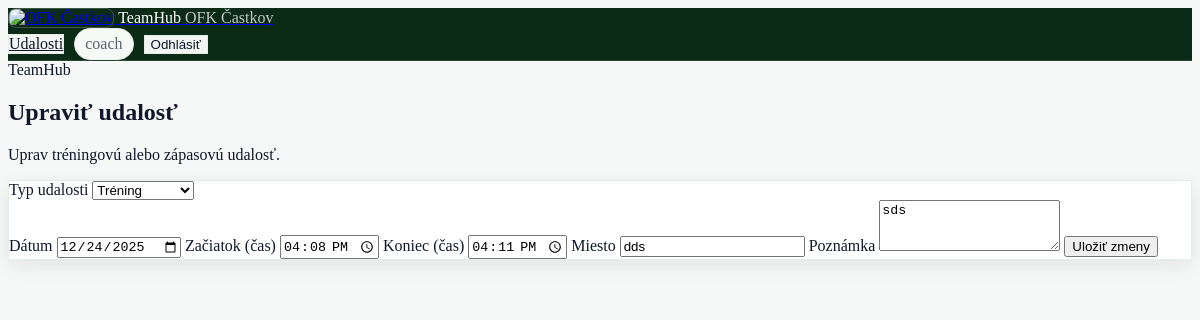
The page /events/3/edit (signed in) on the database its author committed.
### tables this page shows
CREATE TABLE events (
  id INTEGER PRIMARY KEY AUTOINCREMENT,
  event_type TEXT NOT NULL,   -- 'training' alebo 'match'
  date TEXT NOT NULL,         -- 'YYYY-MM-DD'
  time_from TEXT,             -- napr. '18:00'
  time_to TEXT,               -- napr. '19:30'
  location TEXT,
  note TEXT
);

### pages/events.py (the view)
@router.get("/{event_id}/edit", name="edit_event_ui")
async def edit_event_ui(
    event_id: int,
    request: Request,
    svc: EventsService = Depends(events_service),
    user: User = Depends(require_coach_or_admin),
):
    event = svc.get_event(event_id)
    if event is None:
        raise HTTPException(status_code=404, detail="Udalosť neexistuje")
    templates = request.app.state.templates
    form = {
        "event_type": event["event_type"],
        "date": event["date"],
        "time_from": event["time_from"] or "",
        "time_to": event["time_to"] or "",
        "location": event["location"] or "",
        "note": event["note"] or "",
    }
    return templates.TemplateResponse(
        "edit_event.html",
        {
            "request": request,
            "errors": [],
            "form": form,
            "user": user,
            "event_id": event_id,
        },
    )

### templates/edit_event.html (shortened to what this page needs)
{% extends "base.html" %}
{% block content %}
<div class="page">
  <div class="page__header">
    <div class="page__titles">
      <span class="page__kicker">TeamHub</span>
      <h2 class="page__title">Upraviť udalosť</h2>
      <p class="page__subtitle">Uprav tréningovú alebo zápasovú udalosť.</p>
    </div>
  </div>
  <div class="card form-card">
    <form method="post" action="{{ url_for('edit_event_submit', event_id=event_id) }}">
      <div>
          <label for="event_type">Typ udalosti</label>
          <select id="event_type" name="event_type">
            <option value="training" {% if form.event_type == "training" %}selected{% endif %}>
              Tréning
            </option>
          </select>
      </div>
      <label>
        Dátum
        <input type="date" name="date" required value="{{ form.date }}">
      </label>
      <label>
        Začiatok (čas)
        <input type="time" name="time_from" value="{{ form.time_from }}">
      </label>
      <label>
        Koniec (čas)
        <input type="time" name="time_to" value="{{ form.time_to }}">
      </label>
      <label>
        Miesto
        <input type="text" name="location" value="{{ form.location }}">
      </label>
      <label>
        Poznámka
        <textarea name="note" rows="3">{{ form.note }}</textarea>
      </label>
      <button type="submit">Uložiť zmeny</button>
    </form>
  </div>
</div>
{% endblock %}

### static/css/style.css (style rules this page uses)
body { background: #f6f8f7; color: #0f172a; }
:root { --text: #0f172a; --muted: #55636b; --border: #e6ece8; --panel: #ffffff; --panel-2: #ffffff; --shadow2: 0 6px 18px rgba(16, 24, 40, 0.08); --radius2: 14px; --pad: 18px; }
.card { background: #ffffff !important; border: 1px solid var(--border) !important; box-shadow: var(--shadow2) !important; }

### rows shown on the page
events: event_type "Tréning", date "12/24/2025", time_from "16:08", time_to "16:11", location "dds", note "sds"

### other values the page prints
{{ user.username }} "coach"
